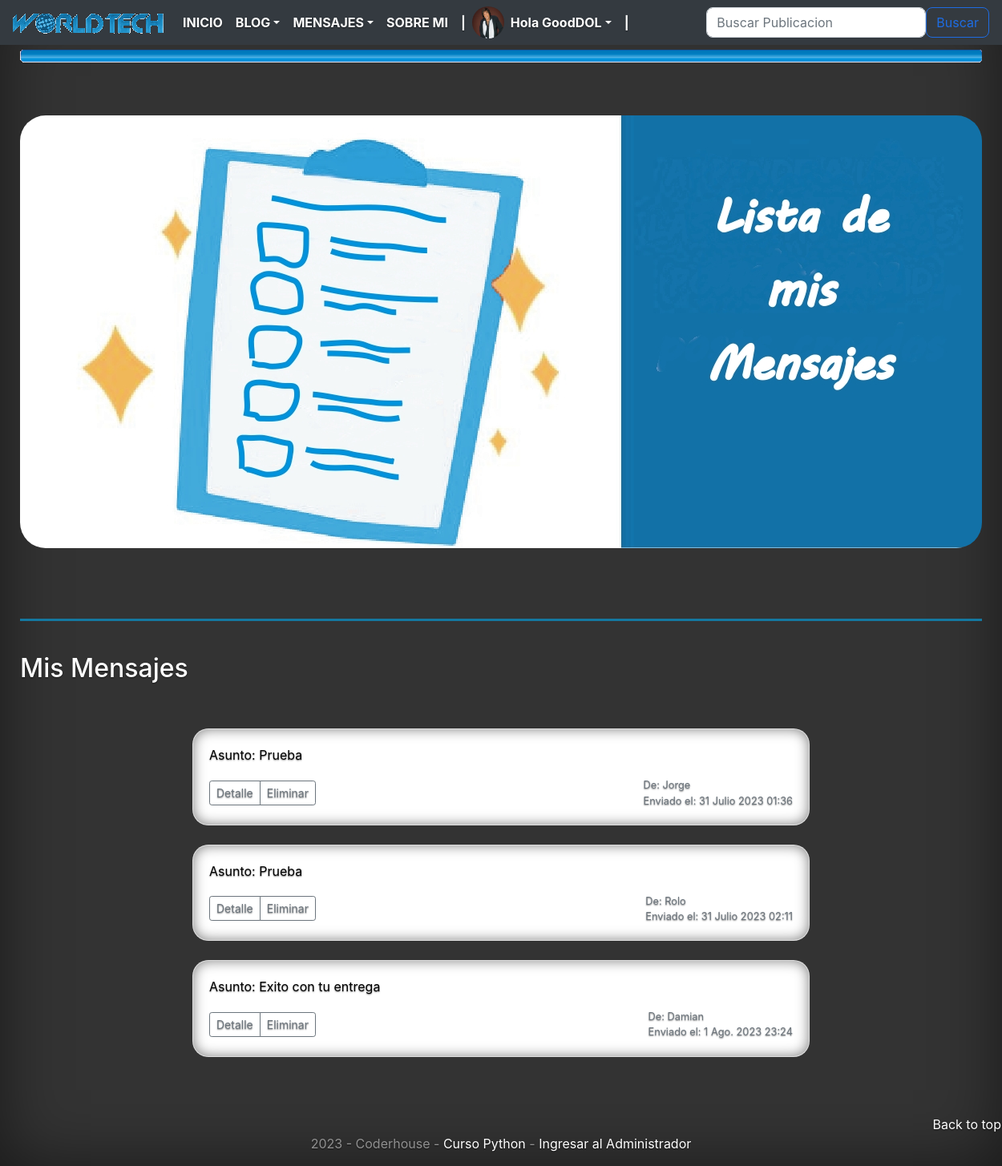
Page /lista/mensajes/ (signed in) on the committed database.
### Worldtech/models.py (models this page shows, shortened)
class Profile(models.Model):
    user = models.OneToOneField(to = User, on_delete = models.CASCADE, related_name = "profile")
    avatar = models.ImageField(upload_to = "avatares", null = True, blank = True)
    @property
    def avatar_url(self):
        return self.avatar.url if self.avatar else ''

class Mensaje(models.Model):
    nombre = models.CharField(max_length = 100)
    email = models.EmailField()
    destinatario = models.ForeignKey(to = User, on_delete=models.CASCADE, related_name = "mensajes")
    asunto = models.CharField(max_length = 100)
    mensaje = models.TextField(max_length = 2000)
    creado_el = models.DateTimeField(auto_now_add = True)

### Worldtech/views.py (the view)
# urls.py: path('lista/mensajes/', MensajeList.as_view(), name="lista-mensajes" ),
class MensajeList(LoginRequiredMixin, ListView):
    model = Mensaje
    context_object_name = "mensajes"
    def get_queryset(self):
        import pdb; pdb.set_trace
        return Mensaje.objects.filter(destinatario = self.request.user).all()

### Worldtech/templates/WorldTech/mensaje_list.html (shortened to what this page needs)
{% extends "Worldtech/base_navbar.html" %}
{% load static %}
{% block principal %}
<main role="main" class="inner cover">
    <div style="margin-top:40px">
        <br>
        <center><img src="{% static 'Worldtech/assets/img/lista-mensaje.jpg' %}" alt="centered image" height="540" width="1200" style="border-radius: 2em;"> </center>
        <br>
        <br>
        <br>
        <hr class="featurette-divider">
        <br>
        <h2>Mis Mensajes</h2>
        <br>
        <br>
        {% if mensajes %}
        {% for mensaje in mensajes %}
        <div class="d-flex justify-content-center">
        <div class="col-md-8">
            <div class="card mb-4 box-shadow">
            <div class="card-body">
                <div class="card-text">
                    <P> Asunto: {{ mensaje.asunto }}</P>
                </div>
                <div class="d-flex justify-content-between align-items-center">
                <div class="btn-group">
                    {% if user.is_authenticated %}
                    <a class="btn btn-sm btn-outline-secondary" href="{% url 'detalle-mensaje' mensaje.id %}">Detalle</a>
                    <a class="btn btn-sm btn-outline-secondary" href="{% url 'eliminar-mensaje' mensaje.id %}">Eliminar</a>
                    {% endif %}
                </div>
                <small class="text-muted">
                    De: {{ mensaje.nombre }}<br>
                    Enviado el: {{ mensaje.creado_el }}
                </small>
                </div>
            </div>
            </div>
        </div>
        </div>
        {% endfor %}
        {% endif %}
    </div>
</main>
{% endblock %}

### Worldtech/templates/WorldTech/base_navbar.html (shortened to what this page needs)
<!doctype html>
<html lang="en">
{% load static %}
  <head>
    <link href="{% static 'Worldtech/css/bootstrap.min.css' %}" rel="stylesheet">
    <link href="{% static 'Worldtech/css/cover.css' %}" rel="stylesheet">
    <link href="{% static 'Worldtech/css/flex.css' %}" rel="stylesheet">
  </head>
  <body class="text-left" >
    <div class="cover-container d-flex h-100 p-3 mx-auto flex-column">
      <header class="masthead mb-auto">
        <nav class="navbar navbar-expand-md navbar-dark fixed-top bg-dark">
          <a class="navbar-brand" href="http://127.0.0.1:8000/admin"><img src="{% static 'Worldtech/assets/img/logotipo.png' %}"></a>
          <div class="collapse navbar-collapse" id="navbarsExampleDefault">
            <ul class="navbar-nav mr-auto">
              <li class="nav-item active">
                  <a class="nav-link" href="{% url 'index' %}">INICIO <span class="sr-only">(current)</span></a>
              </li>
              <li class="nav-item dropdown">
                <a class="nav-link dropdown-toggle active" href="http://example.com" id="dropdown01" data-toggle="dropdown" aria-haspopup="true" aria-expanded="false">BLOG</a>
              </li>
              <li class="nav-item dropdown">
                <a class="nav-link dropdown-toggle active" href="http://example.com" id="dropdown01" data-toggle="dropdown" aria-haspopup="true" aria-expanded="false">MENSAJES</a>
              </li>
                <li class="nav-item active">
                  <a class="nav-link" href="{% url 'sobre-mi' %}">SOBRE MI</a>
              </li>
              {% if user.is_authenticated %}
                <li class="nav-item active">
                  <a class="nav-link">|</a>
                </li>
                <li class="nav-item active">
                  {% if user.profile.avatar_url %}
                  <img src="{{ user.profile.avatar_url }}" height="100%" width="40px" style="border-radius: 50%;">
                  {% endif %}
                </li>
                <li class="nav-item dropdown">
                  <a class="nav-link dropdown-toggle active" href="http://example.com" id="dropdown01" data-toggle="dropdown" aria-haspopup="true" aria-expanded="false">Hola {{ user.username }}</a>
                </li>
                <li class="nav-item active">
                  <a class="nav-link">|</a>
                </li>
              {% endif %}
            </ul>
            <form action = "{% url 'buscar-articulo' %}" class="d-flex">
              <input class="form-control me-2" name = "criterio" type="search" style="border-radius: .5em" placeholder="Buscar Publicacion" aria-label="Search">
              <button class="btn btn-outline-success" style="border-radius: .5em" type="submit">Buscar</button>
            </form>
          </div>
        </nav>
        <div style="padding-top: 40px;">
          <center><img src="{% static 'Worldtech/assets/img/barrita.png' %}" alt="centered image" width="1200" </center>
        </div>
      </header>
      {% block principal %}{% endblock %}
        <br>
        <footer class="mastfoot mt-auto">
            <br>
            <div class="inner">
                <div class="text-right">
                    <a href="#top">Back to top</a>
                </div>
                <center><p>2023 - Coderhouse - <a href="https://coderhouse.com//online/python">Curso Python</a> - <a href="http://127.0.0.1:8000/admin">Ingresar al Administrador</a></p></center>
            </div>
          </footer>
    </div>
  </body>
</html>

### Worldtech/static/Worldtech/css/cover.css (style rules this page uses)
a, a:focus, a:hover { color: #fff; }
html, body { height: 100%; background-color: #333; }
body { display: -ms-flexbox; display: -webkit-box; display: flex; -ms-flex-pack: center; -webkit-box-pack: center; justify-content: center; color: #fff; text-shadow: 0 .05rem .1rem rgba(0, 0, 0, .5); box-shadow: inset 0 0 5rem rgba(0, 0, 0, .5); }
.cover-container { max-width: 90em; }
.masthead { margin-bottom: 2rem; }
.cover { padding: 0 1.5rem; }
.mastfoot { color: rgba(255, 255, 255, .5); }
.card-text { color: black; }
.card { position: relative; display: -webkit-box; display: -ms-flexbox; display: flex; -webkit-box-orient: vertical; -webkit-box-direction: normal; -ms-flex-direction: column; flex-direction: column; min-width: 0; word-wrap: break-word; background-color: #fff; background-clip: border-box; color: goldenrod; border: 1px solid rgba(0,0,0,.125); border-radius: 1.25rem; text-shadow: 0 0.05rem 0.1rem rgba(0, 0, 0, .5); box-shadow: inset 0 0 1rem rgba(0, 0, 0, .5); }
img { vertical-align: middle; border-style: none; }
.navbar { font-weight: 700; }
hr { margin-top: 1rem; margin-bottom: 1rem; border: 0; border-top: 3px solid rgb(20, 120, 160); }
hr { box-sizing: content-box; height: 0; overflow: visible; }

### rows in the picture
Mensaje: asunto "Prueba", nombre "Jorge", creado_el "31 Julio 2023 01:36"
Mensaje: asunto "Prueba", nombre "Rolo", creado_el "31 Julio 2023 02:11"
Mensaje: asunto "Exito con tu entrega", nombre "Damian", creado_el "1 Ago. 2023 23:24"

### other values in the picture
{{ user.username }} "GoodDOL"
